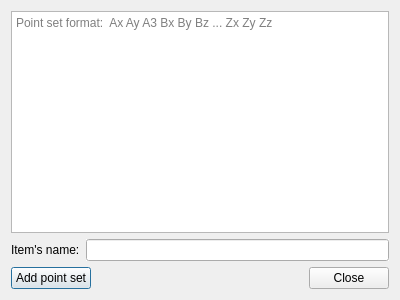
<?xml version="1.0" encoding="UTF-8"?>
<ui version="4.0">
 <class>Add_point_set_dialog</class>
 <widget class="QDialog" name="Add_point_set_dialog">
  <property name="geometry">
   <rect>
    <x>0</x>
    <y>0</y>
    <width>400</width>
    <height>300</height>
   </rect>
  </property>
  <property name="windowTitle">
   <string>Dialog</string>
  </property>
  <layout class="QHBoxLayout" name="horizontalLayout_2">
   <item>
    <layout class="QVBoxLayout" name="verticalLayout">
     <property name="sizeConstraint">
      <enum>QLayout::SetMinimumSize</enum>
     </property>
     <item>
      <widget class="QTextEdit" name="textEdit">
       <property name="sizePolicy">
        <sizepolicy hsizetype="MinimumExpanding" vsizetype="MinimumExpanding">
         <horstretch>0</horstretch>
         <verstretch>0</verstretch>
        </sizepolicy>
       </property>
       <property name="html">
        <string>&lt;!DOCTYPE HTML PUBLIC &quot;-//W3C//DTD HTML 4.0//EN&quot; &quot;http://www.w3.org/TR/REC-html40/strict.dtd&quot;&gt;
&lt;html&gt;&lt;head&gt;&lt;meta name=&quot;qrichtext&quot; content=&quot;1&quot; /&gt;&lt;style type=&quot;text/css&quot;&gt;
p, li { white-space: pre-wrap; }
&lt;/style&gt;&lt;/head&gt;&lt;body style=&quot; font-family:'Sans Serif'; font-size:10pt; font-weight:400; font-style:normal;&quot;&gt;
&lt;p style=&quot;-qt-paragraph-type:empty; margin-top:0px; margin-bottom:0px; margin-left:0px; margin-right:0px; -qt-block-indent:0; text-indent:0px;&quot;&gt;&lt;br /&gt;&lt;/p&gt;&lt;/body&gt;&lt;/html&gt;</string>
       </property>
       <property name="overwriteMode">
        <bool>false</bool>
       </property>
       <property name="placeholderText">
        <string notr="true">Point set format:  Ax Ay A3 Bx By Bz ... Zx Zy Zz </string>
       </property>
      </widget>
     </item>
     <item>
      <layout class="QHBoxLayout" name="horizontalLayout_3">
       <item>
        <widget class="QLabel" name="label">
         <property name="text">
          <string>Item's name:</string>
         </property>
        </widget>
       </item>
       <item>
        <widget class="QLineEdit" name="name_lineEdit">
         <property name="autoFillBackground">
          <bool>true</bool>
         </property>
         <property name="text">
          <string/>
         </property>
        </widget>
       </item>
      </layout>
     </item>
     <item>
      <layout class="QHBoxLayout" name="horizontalLayout">
       <property name="sizeConstraint">
        <enum>QLayout::SetMinimumSize</enum>
       </property>
       <item>
        <widget class="QPushButton" name="add_point_setButton">
         <property name="text">
          <string>Add point set</string>
         </property>
        </widget>
       </item>
       <item>
        <spacer name="horizontalSpacer">
         <property name="orientation">
          <enum>Qt::Horizontal</enum>
         </property>
         <property name="sizeHint" stdset="0">
          <size>
           <width>40</width>
           <height>20</height>
          </size>
         </property>
        </spacer>
       </item>
       <item>
        <widget class="QPushButton" name="close_point_setButton">
         <property name="text">
          <string>Close</string>
         </property>
        </widget>
       </item>
      </layout>
     </item>
    </layout>
   </item>
  </layout>
 </widget>
 <resources/>
 <connections/>
</ui>
